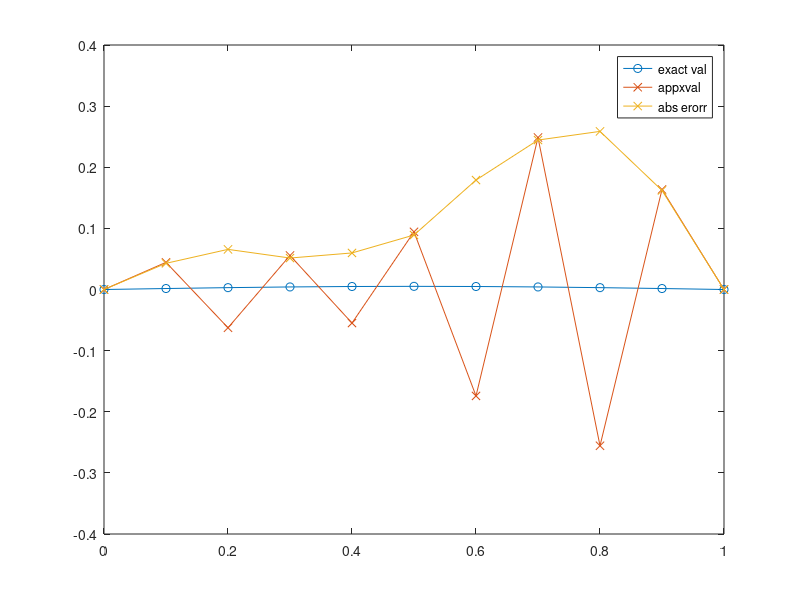

MATLAB code for this plot:
clear All;
close All;
clc;
clear;
% Input Data
x_L=1;
alpha=0.02;
a=@(t) (0);
b=@(t) (0);
 
%dt=1.25;
dx=0.1;

while (1)
    dt=input('enter value of dt : ');
    r=(dt*alpha)/dx^2;
    if(r>0.5)
        fprintf('value of r is :%s\n ',num2str(r));
       break;
    end
end
nt=100;
t_f=dt*nt;

%The analytical solution is
c=100;
ua=@(x,t)(c*exp((-alpha*(pi)^2*t)/x_L^2)*sin((pi*x)/x_L));
g=@(x)(c.*sin((pi.*x)./x_L));

nx=x_L/dx;
t1=0:dt:t_f;
x1=0:dx:x_L;
u=zeros(nt+1,nx+1);
u(:,1)=a(t1');
u(:,end)=b(t1');
u(1,:)=g(x1);


% u(x_i,t_j+1)=ru(x_i+1,t_j)+(1-2r)u(x_i,t_j)+ru(x_i-1,t_j);
for it =2:nt+1
    for jt=2:nx
        u(it,jt)=r*u(it-1,jt+1)+(1-2*r)*u(it-1,jt)+r*u(it-1,jt-1);
    end
end

%part a)
fprintf('grid X    exactval    appxval\n--------------------------------------------------\n');
for it=1:nx+1
    exactval=ua(x1,10*dt);
    appxval=u(10,:);
    fprintf("%5s %12s %12s\n",num2str(x1(it)),num2str(exactval(it)),num2str(appxval(it)));
end

plot(x1,exactval,'-o',x1,appxval,'-x',x1,abs(exactval-appxval),'-x');

legend('exact val','appxval','abs erorr'); 